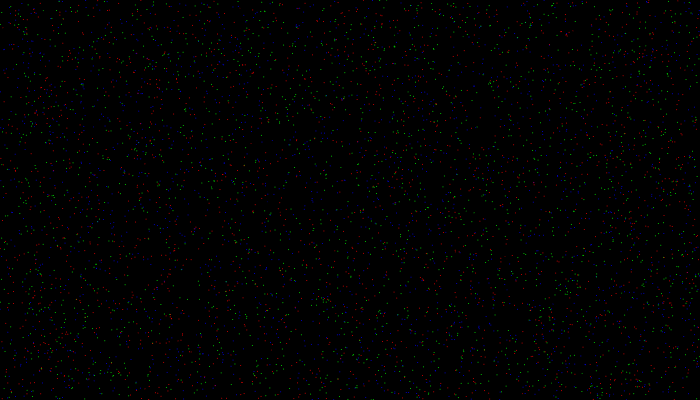
Frame 1 (no input)
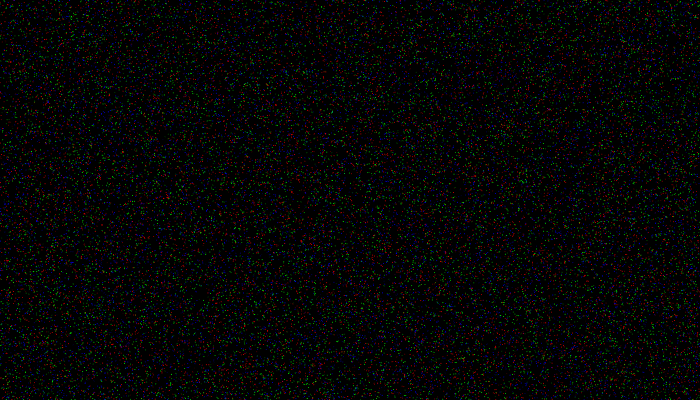
Frame 60 (the mouse pressed at the canvas centre just before this capture)
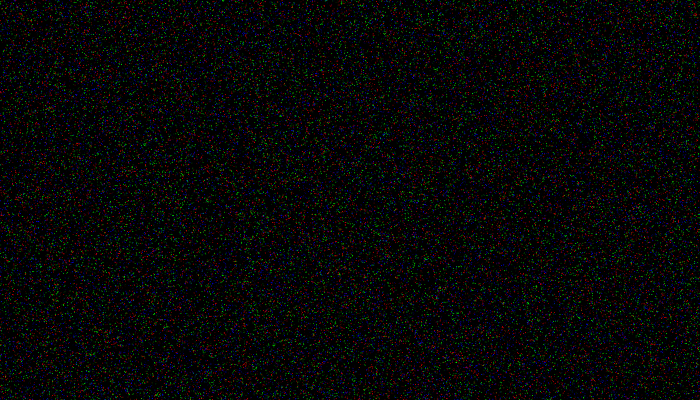
Frame 120 (the mouse held since frame 60 and released just before this capture)

The Processing sketch that drew these frames (run headless with seeded random() and noise(); from frame 60 on, the mouse is pressed at the canvas centre):

// Processing sketch: processing_36185
// ── processing_36185.pde

int maxDots = 5000;
float [] xPos = new float [maxDots];
float [] yPos = new float [maxDots];
int dotDiameter = 1;
int count = 0;

void setup(){
  size(700,400);
  background (0);
  noStroke();
  
  for (int i = 0; i < maxDots; i++){
    xPos[i] = random(width);
    yPos[i] = random (height);
    float colour = random (3);
      if (colour <= 1){
       fill(255,0,0); 
      }
      else if (colour >1 && colour <=2){
      fill(0,255,0);
      }
      else if (colour > 2 && colour <=3){
       fill(0,0,255); 
      }
    ellipse(xPos[i],yPos[i], dotDiameter, dotDiameter);
  }
  
}

void draw(){
  for (int i = 0; i < maxDots; i++){
    xPos[i] = random(width);
    yPos[i] = random (height);
  
    
    if (count <=500){
      float colour = random (3);
      if (colour <= 1){
       fill(255,0,0); 
      }
      else if (colour >1 && colour <=2){
      fill(0,255,0);
      }
      else if (colour > 2 && colour <=3){
       fill(0,0,255); 
      }
    }
    else if (count >500 && count <5000){
     fill(0);
    }
ellipse(xPos[i],yPos[i], dotDiameter, dotDiameter);
count++;
}
if (count == 5000){
count = 0;  
}

}
